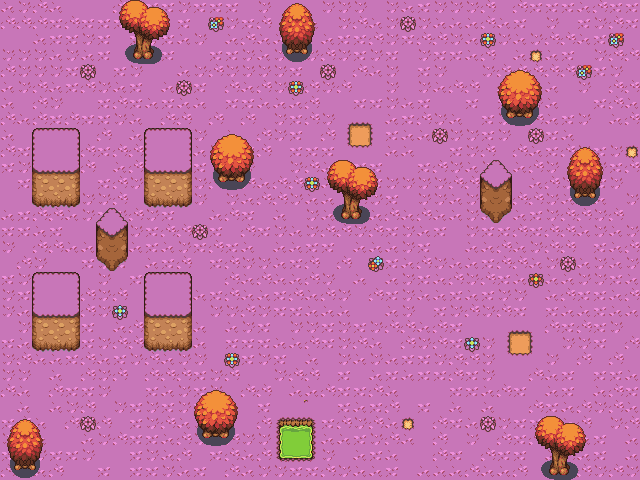

This is a level from a 2D game, rendered from its Tiled map with the project's own tilesets. A one-line summary and the map file follow, with tile-layer data summarised:
An orthogonal 40x30 tile map with 16x16 px tiles, 3 tile layers (Background, Terrain, Trees).

<map version="1.10" tiledversion="1.10.2" orientation="orthogonal" renderorder="right-down" width="40" height="30" tilewidth="16" tileheight="16" infinite="0" nextlayerid="4" nextobjectid="1">
 <tileset firstgid="1" name="tileset" tilewidth="16" tileheight="16" tilecount="2112" columns="33">
  <image source="tileset.png" trans="000000" width="528" height="1024" />
 </tileset>
 <layer id="1" name="Background" width="40" height="30" locked="1">
  <data>[1200 cells, 1200 non-empty, 5 distinct tile ids]</data>
 </layer>
 <layer id="2" name="Terrain" width="40" height="30">
  <data>[1200 cells, 131 non-empty, 51 distinct tile ids]</data>
 </layer>
 <layer id="3" name="Trees" width="40" height="30">
  <data>[1200 cells, 120 non-empty, 40 distinct tile ids]</data>
 </layer>
</map>
